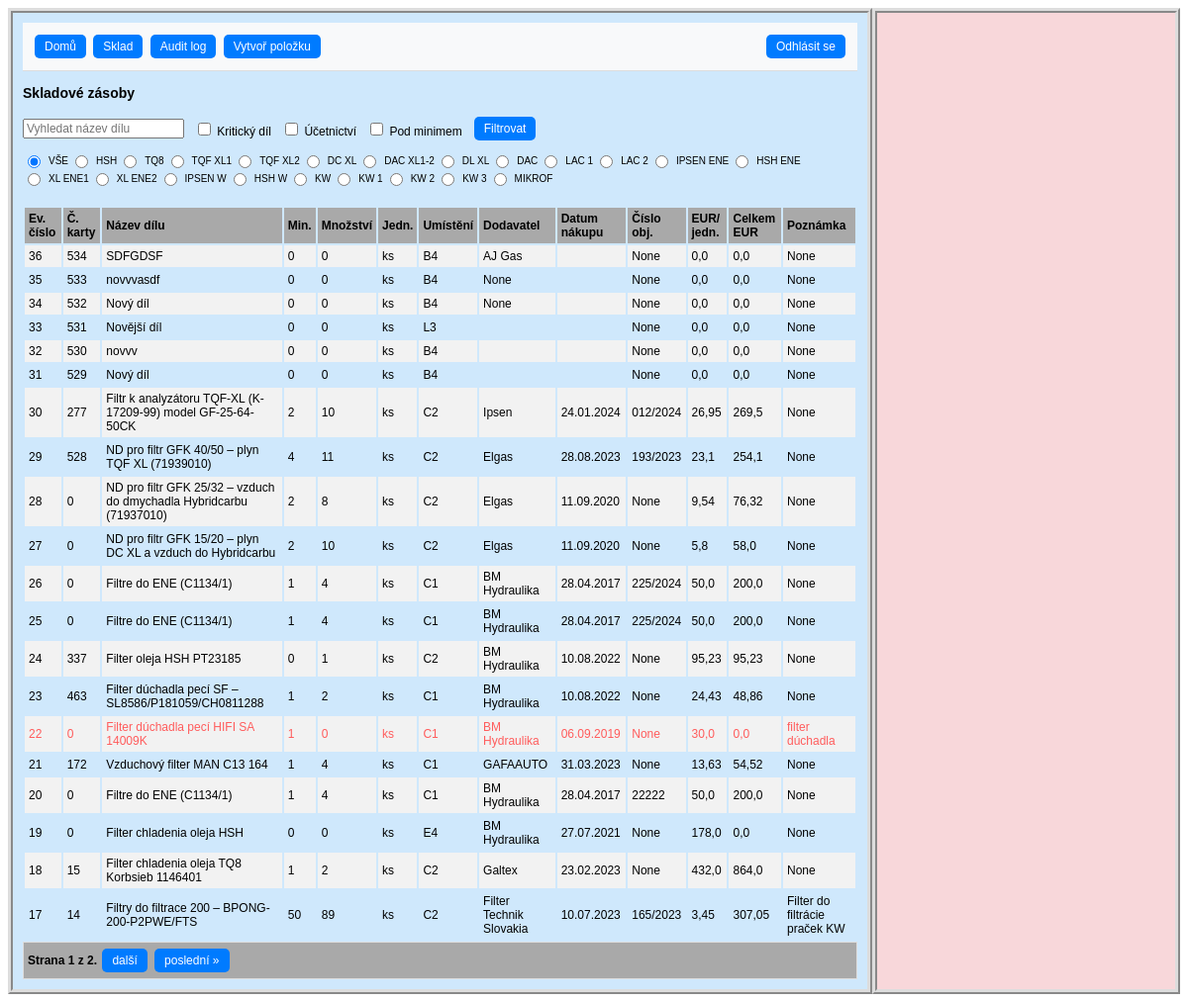
The app's page /sklad/ (signed in), older data.
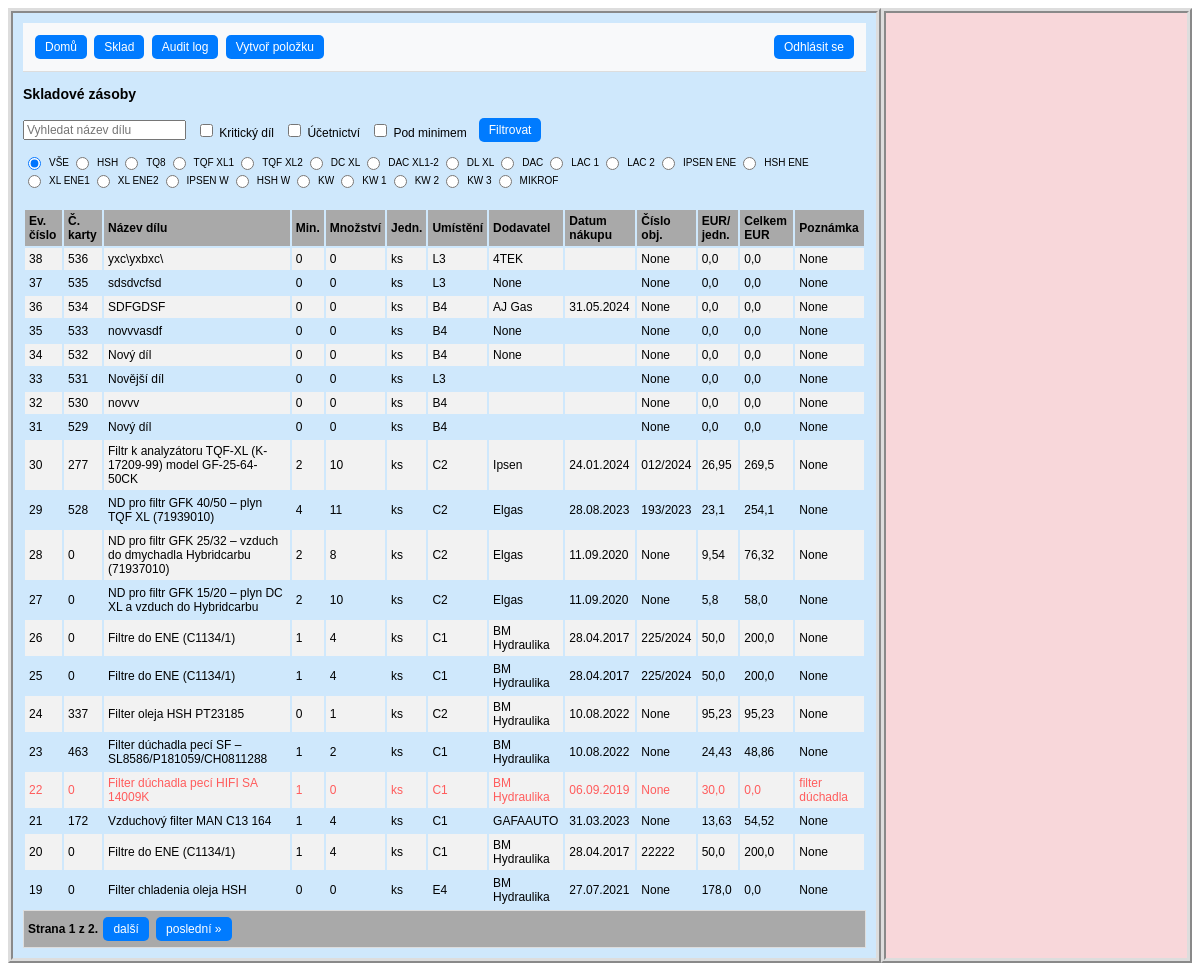
The same page, newer data.
### hpm_sklad/models.py (models this page shows, shortened)
class Sklad(models.Model):
    class Meta:
        ordering = ["-evidencni_cislo"]
        verbose_name_plural = "Skladové položky"
    JEDNOTKY_CHOICES = [
        ('ks', 'kus'),
        ('kg', 'kilogram'),
        ('par', 'pár'),
        ('l', 'litr'),
        ('m', 'metr'),
        ('baleni', 'balení'),
    ]
    evidencni_cislo = models.AutoField(primary_key=True, verbose_name="Evidenční číslo")
    interne_cislo = models.IntegerField(null=True, verbose_name="Číslo karty")
    objednano = models.CharField(max_length=100, null=True, blank=True, verbose_name="Objednáno?")
    nazev_dilu = models.CharField(max_length=100, verbose_name="Název dílu")
    min_mnozstvi_ks = models.PositiveIntegerField(default=0, verbose_name="Minimum")
    mnozstvi_ks_m_l = models.IntegerField(default=0, validators=[MinValueValidator(0)], verbose_name="Množství")
    jednotky = models.CharField(max_length=10, choices=JEDNOTKY_CHOICES, default='ks', verbose_name="Jednotky")
    umisteni = models.CharField(max_length=25, verbose_name="Umístění")
    dodavatel = models.CharField(max_length=70, null=True, blank=True, verbose_name="Dodavatel")
    datum_nakupu = models.DateField(null=True, blank=True, verbose_name="Datum nákupu")
    cislo_objednavky = models.CharField(max_length=20, null=True, blank=True, verbose_name="Číslo objednávky")
    jednotkova_cena_eur = models.FloatField(default=0.0, validators=[MinValueValidator(0.0)], verbose_name="EUR/jednotka")
    celkova_cena_eur = models.FloatField(default=0.0, validators=[MinValueValidator(0.0)], verbose_name="Celkem EUR")
    poznamka = models.CharField(null=True, blank=True, max_length=200, verbose_name="Poznámka")
    ucetnictvi = models.BooleanField(default=True, verbose_name="Účetnictví")
    kriticky_dil = models.BooleanField(default=False, verbose_name="Kritický díl")
    hsh = models.BooleanField(default=False, verbose_name="HSH")
    tq8 = models.BooleanField(default=False, verbose_name="TQ8")
    tqf_xl1 = models.BooleanField(default=False, verbose_name="TQF XL1")
    tqf_xl2 = models.BooleanField(default=False, verbose_name="TQF XL2")
    dc_xl = models.BooleanField(default=False, verbose_name="DC XL")
    dac_xl1_2 = models.BooleanField(default=False, verbose_name="DAC XL1-2")
    dl_xl = models.BooleanField(default=False, verbose_name="DL XL")
    dac = models.BooleanField(default=False, verbose_name="DAC")
    lac_1 = models.BooleanField(default=False, verbose_name="LAC 1")
    lac_2 = models.BooleanField(default=False, verbose_name="LAC 2")
    ipsen_ene = models.BooleanField(default=False, verbose_name="IPSEN ENE")
    hsh_ene = models.BooleanField(default=False, verbose_name="HSH ENE")
    xl_ene1 = models.BooleanField(default=False, verbose_name="XL ENE1")
    xl_ene2 = models.BooleanField(default=False, verbose_name="XL ENE2")
    ipsen_w = models.BooleanField(default=False, verbose_name="IPSEN W")
    hsh_w = models.BooleanField(default=False, verbose_name="HSH W")
    kw = models.BooleanField(default=False, verbose_name="KW")
    kw1 = models.BooleanField(default=False, verbose_name="KW 1")
    kw2 = models.BooleanField(default=False, verbose_name="KW 2")
    kw3 = models.BooleanField(default=False, verbose_name="KW 3")
    mikrof = models.BooleanField(default=False, verbose_name="MIKROF")
    history = HistoricalRecords()
    @property
    def pod_minimem(self):
        return self.mnozstvi_ks_m_l < self.min_mnozstvi_ks

### hpm_sklad/views.py (the view)
# urls.py: path('sklad/', views.SkladListView.as_view(), name='sklad'),
class SkladListView(LoginRequiredMixin, ListView):
    model = Sklad
    template_name = 'hpm_sklad/sklad.html'
    paginate_by = 20
    ordering = ['evidencni_cislo']
    def get_context_data(self, **kwargs):
        context = super().get_context_data(**kwargs)
        selected_ev_cislo = self.request.GET.get('selected', None)
        if selected_ev_cislo:
            context['selected_item'] = get_object_or_404(Sklad, evidencni_cislo=selected_ev_cislo)
        else:
            context['selected_item'] = None
        return context
    def get_queryset(self):
        queryset = Sklad.objects.all()
        query = self.request.GET.get('q')
        if query:
            queryset = queryset.filter(nazev_dilu__icontains=query)
        filters = {
            'kriticky_dil': self.request.GET.get('kriticky_dil'),
            'ucetnictvi': self.request.GET.get('ucetnictvi'),
        }
        for field, value in filters.items():
            if value == 'on':
                queryset = queryset.filter(**{field: True})
        radio_filter = self.request.GET.get('radio_filter')
        if radio_filter:
            queryset = queryset.filter(**{radio_filter: True})
        pod_minimem = self.request.GET.get('pod_minimem')
        if pod_minimem == 'on':
            queryset = [obj for obj in queryset if obj.pod_minimem]
        return queryset

### hpm_sklad/templates/hpm_sklad/sklad.html (shortened to what the changed rows need)
{% extends "hpm_sklad/base_left_right_column.html" %}
{% load static %}
{% block left_content %}
    <div class="container-sklad">
        <table class="table table-bordered">
            <thead class="thead-light">
                <tr>
                    <th>Ev. číslo</th>
                    <th>Č. karty</th>
                    <th>Název dílu</th>
                    <th>Min.</th>
                    <th>Množství</th>
                    <th>Jedn.</th>
                    <th>Umístění</th>
                    <th>Dodavatel</th>
                    <th>Datum nákupu</th>
                    <th>Číslo obj.</th>
                    <th>EUR/ jedn.</th>
                    <th>Celkem EUR</th>
                    <th>Poznámka</th>
                </tr>
            </thead>
            <tbody class="show-pointer">
                {% for sklad in object_list %}
                <tr data-evidencni-cislo="{{ sklad.evidencni_cislo }}" data-detail-url="{% url 'detail_sklad' sklad.evidencni_cislo %}" onclick="loadDetail('{% url 'detail_sklad' sklad.evidencni_cislo %}', '{{ sklad.evidencni_cislo }}')"
                {% if sklad.evidencni_cislo == selected_sklad.evidencni_cislo %} class="selected-row"{% endif %} {% if sklad.pod_minimem %} class="pod-minimem-row"{% endif %}>
                    <td>{{ sklad.evidencni_cislo }}</td>
                    <td>{{ sklad.interne_cislo }}</td>
                    <td>{{ sklad.nazev_dilu }}</td>
                    <td>{{ sklad.min_mnozstvi_ks }}</td>
                    <td>{{ sklad.mnozstvi_ks_m_l }}</td>
                    <td>{{ sklad.jednotky }}</td>
                    <td>{{ sklad.umisteni }}</td>
                    <td>{{ sklad.dodavatel }}</td>
                    <td>{{ sklad.datum_nakupu|date:"d.m.Y" }}</td>
                    <td>{{ sklad.cislo_objednavky }}</td>
                    <td>{{ sklad.jednotkova_cena_eur }}</td>
                    <td>{{ sklad.celkova_cena_eur }}</td>
                    <td>{{ sklad.poznamka|truncatechars:35 }}</td>
                </tr>
                {% endfor %}
            </tbody>
        </table>
    </div>
{% endblock %}

Row changes from the older to the newer data that the page shows:
no longer on this page (row unchanged): Sklad: evidencni_cislo "18", interne_cislo "15", nazev_dilu "Filter chladenia oleja TQ8 Korbsieb 1146401", min_mnozstvi_ks "1", mnozstvi_ks_m_l "2", jednotky "ks", umisteni "C2", dodavatel "Galtex", datum_nakupu "23.02.2023", cislo_objednavky "None", jednotkova_cena_eur "432,0", celkova_cena_eur "864,0", poznamka "None"
no longer on this page (row unchanged): Sklad: evidencni_cislo "17", interne_cislo "14", nazev_dilu "Filtry do filtrace 200 – BPONG-200-P2PWE/FTS", min_mnozstvi_ks "50", mnozstvi_ks_m_l "89", jednotky "ks", umisteni "C2", dodavatel "Filter Technik Slovakia", datum_nakupu "10.07.2023", cislo_objednavky "165/2023", jednotkova_cena_eur "3,45", celkova_cena_eur "307,05", poznamka "Filter do filtrácie praček KW"
added Sklad: evidencni_cislo "38", interne_cislo "536", nazev_dilu "yxc\\yxbxc\\", min_mnozstvi_ks "0", mnozstvi_ks_m_l "0", jednotky "ks", umisteni "L3", dodavatel "4TEK", cislo_objednavky "None", jednotkova_cena_eur "0,0", celkova_cena_eur "0,0", poznamka "None"
added Sklad: evidencni_cislo "37", interne_cislo "535", nazev_dilu "sdsdvcfsd", min_mnozstvi_ks "0", mnozstvi_ks_m_l "0", jednotky "ks", umisteni "L3", dodavatel "None", cislo_objednavky "None", jednotkova_cena_eur "0,0", celkova_cena_eur "0,0", poznamka "None"
changed Sklad "SDFGDSF": datum_nakupu (not shown) → "31.05.2024"
